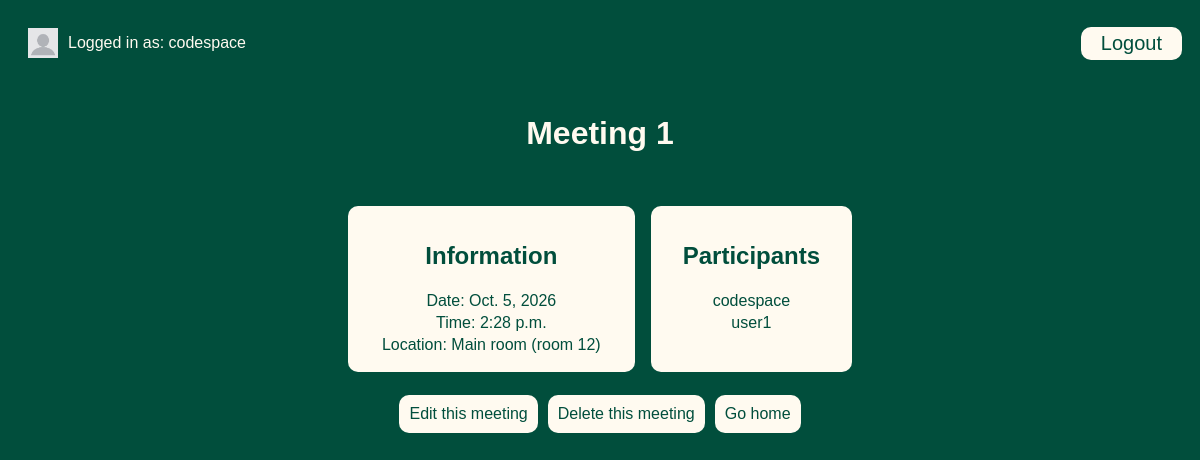
The page /meetings/2 (signed in) on the database as committed earlier.
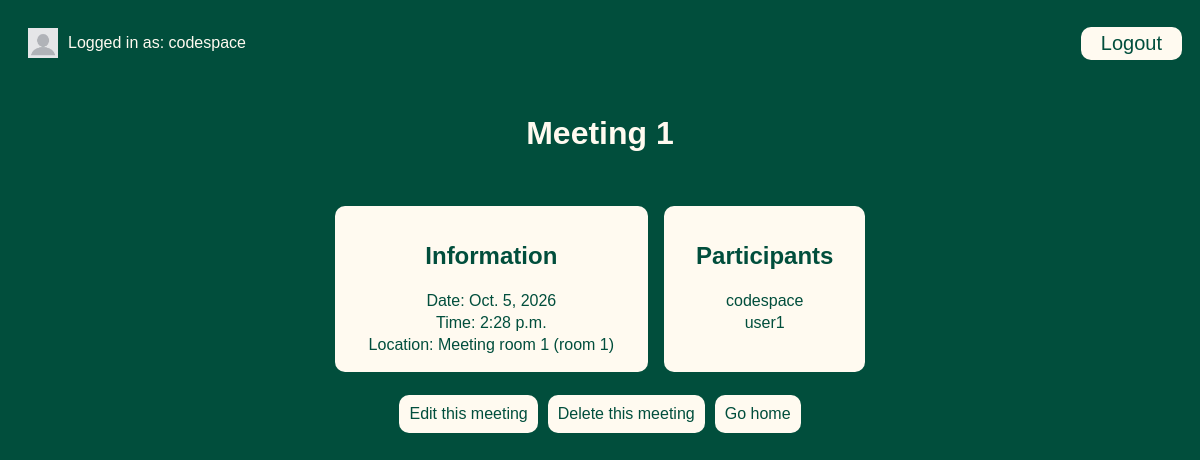
The same page on the database as committed later.
### meetings/models.py (models this page shows, shortened)
class Meeting(models.Model):
    title = models.CharField(max_length=200)
    date = models.DateField()
    start_time = models.TimeField(default=time(9))
    duration = models.IntegerField(default=1)
    room = models.ForeignKey(Room, on_delete=models.CASCADE)
    participants = models.ManyToManyField(get_user_model())#incase db changes we call this insted

class Room(models.Model):
    name = models.CharField(max_length=50)
    floor = models.IntegerField()
    room_number = models.IntegerField()
    def __str__(self):
        return f"{self.name} (room  {self.room_number})"

### meetings/views.py (the view)
# urls.py: path('<int:id>', views.detail, name='detail'),
@login_required
def detail(request, id):
    meeting = get_object_or_404(Meeting, pk=id)#returns 404 if not found for or given class with id
    return render(request, "meetings/detail.html",{"meeting": meeting})

### templates/meetings/detail.html (shortened to what this page needs)
{% extends "base.html" %}
{% block content%}
<h1>{{meeting.title}}</h1>
<div class="card">
    <div class="item meeting-info">
        <h2>Information</h2>
        <p>Date: {{meeting.date}}</p>
        <p>Time: {{meeting.start_time}} </p>
        <p>Location: {{meeting.room}}</p>
    </div>
    <div class="item meeting-participants">
        <h2>Participants</h2>
        {% for participant in meeting.participants.all%}
            <p>{{ participant.username }}</p>
        {%endfor%}
    </div>
</div>
<div>
    <p class="actions">
        <a href="{%url 'edit' meeting.id%}">Edit this meeting</a><br>
        <a href="{%url 'delete' meeting.id%}">Delete this meeting</a><br>
        <a href="{% url 'welcome' %}">Go home</a>
    </p>
</div>
{%endblock%}

Rows that differ between the two databases and show on the page:
changed through a linked row, Meeting "Meeting 1": room "Main room (room 12)" → "Meeting room 1 (room 1)"
